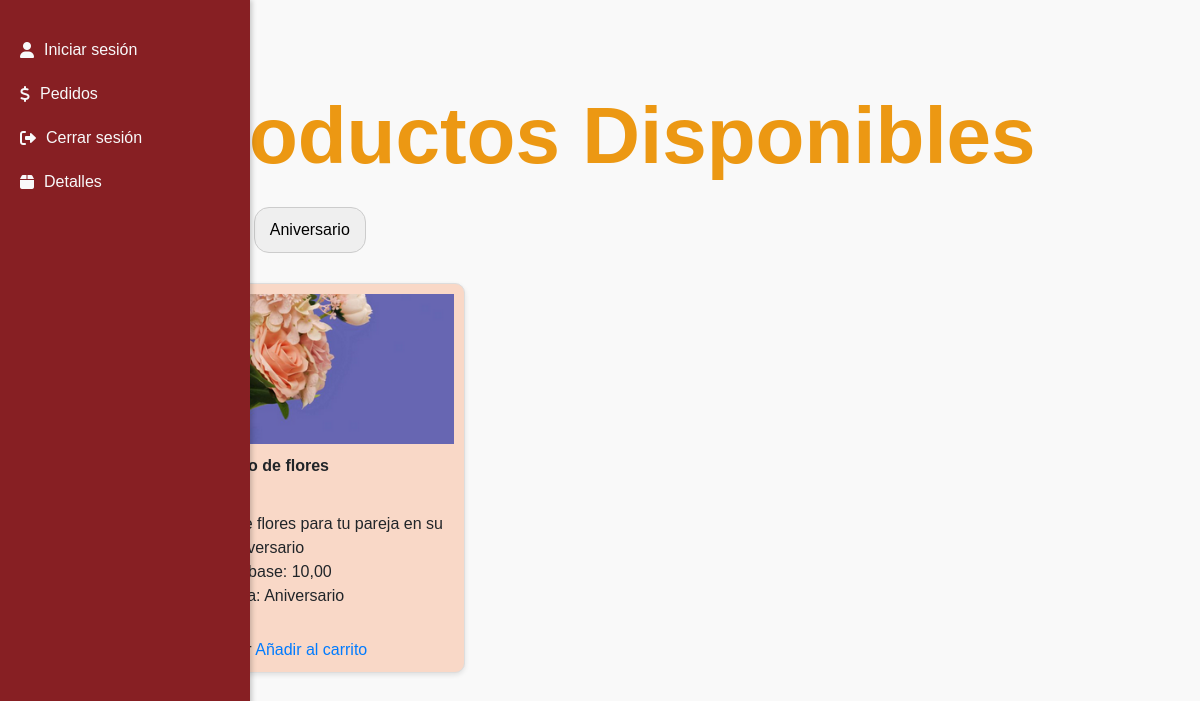
The page / on the database its author committed.
### pedidos/models.py (models this page shows, shortened)
class Producto(models.Model):
    nombre = models.CharField(max_length=50)
    descripcion = models.TextField(max_length=200)
    imagen = models.ImageField(upload_to='productos/')
    categoria = models.CharField(max_length=100)
    precio_base = models.DecimalField(max_digits=10, decimal_places=2, default=0.0, blank=True, null=True)

### pedidos/views.py (the view)
# urls.py: path('', main, name='main'),
def main(request):
    user = request.user
    categoria = request.GET.get('categoria', '')
    if categoria:
        productos = Producto.objects.filter(categoria=categoria)
    else:
        productos = Producto.objects.all()
    categorias = Producto.objects.values_list('categoria', flat=True).distinct()
    contenido = {
        'productos': productos,
        'categorias': categorias,
        'user': user
    }
    return render(request, 'main.html', contenido)

### pedidos/templates/main.html (shortened to what this page needs)
{% extends 'menu.html' %}
{% block content %}
<main role="main" class="container mt-5">
    <div class="producto">
        <h1 class="producto-titulo">Productos Disponibles</h1>
        <div id="filtro">
            <button class="boton-categoria" data-categoria="">Todas las categorías</button>
            {% for cat in categorias %}
            <button class="boton-categoria" data-categoria="{{ cat }}">{{ cat }}</button>
            {% endfor %}
        </div>
        <ul id="lista-productos">
            {% for producto in productos %}
            <li class="producto-item">
                <div class="producto-imagen">
                    <img src="{{ producto.imagen.url }}" alt="{{ producto.nombre }}">
                </div>
                <div class="producto-datos">
                    <strong>{{ producto.nombre }}</strong><br>
                    Descripción: {{ producto.descripcion }}<br>
                    Precio base: {{ producto.precio_base }}<br>
                    Categoría: {{ producto.categoria }}
                </div>
                <div class="producto-opciones">
                    <a class="button">Personalizar</a>
                    <a class="button" href="/anadir_producto_pedido/?producto_id={{producto.id}}&cantidad=1">Añadir al
                        carrito</a>
                </div>
            </li>
            {% endfor %}
        </ul>
    </div>
</main>
{% endblock %}

### static/css/main.css (style rules this page uses)
body { font-family: Arial, sans-serif; margin: 20px; padding: 0; background-color: #f9f9f9; }
main { margin-left: 270px; padding: 20px; }
main ul { list-style-type: none; padding-left: 0; }
main ul li { margin-bottom: 10px; }
.producto { padding: 20px; }
.producto-titulo { font-size: 80px; color: #ec9813; font-weight: bold; text-align: center; }
.producto ul { list-style-type: none; padding: 0; display: flex; flex-wrap: wrap; gap: 20px; }
.producto-item { width: 400px; padding: 10px; border: 1px solid #ddd; border-radius: 10px; overflow: hidden; box-shadow: 0 2px 5px rgba(0, 0, 0, 0.1); text-align: center; background-color: #f9d8c7; }
.producto-imagen img { width: 100%; height: 150px; object-fit: cover; }
.producto-datos { padding: 10px; }
.producto-datos strong { display: block; margin-bottom: 10px; }
.producto-opciones { text-align: center; margin-top: 20px; }
#filtro { margin-bottom: 10px; padding: 15px 0px 0px; display: flex; gap: 10px; flex-wrap: wrap; }
.boton-categoria { border: 1px solid #ccc; border-radius: 15px; margin-bottom: 20px; padding: 10px 15px; cursor: pointer; font-size: 16px; transition: background-color 0.3s, color 0.3s; }

### rows shown on the page
Producto: imagen (picture), nombre "Arreglo de flores", descripcion "Arreglo de flores para tu pareja en su aniversario", precio_base "10,00", categoria "Aniversario"

### other values the page prints
{{ cat }} "Aniversario"
